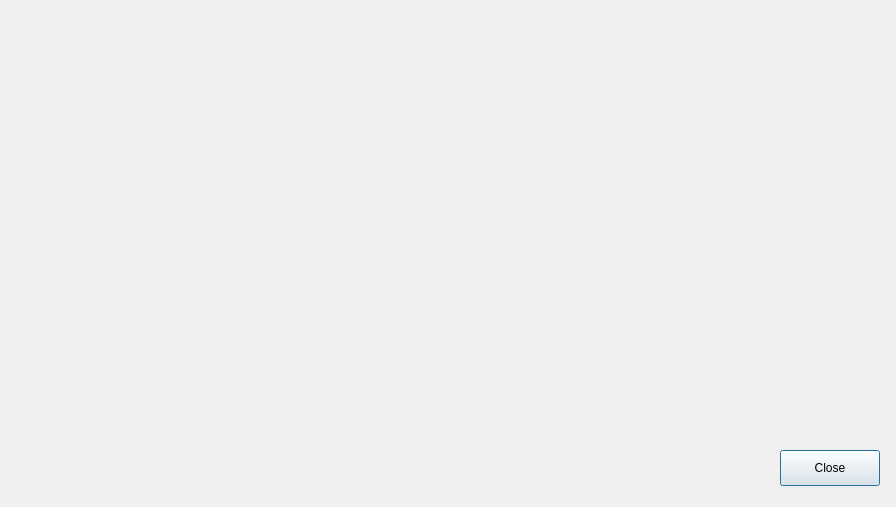
<?xml version="1.0" encoding="UTF-8"?>
<ui version="4.0">
 <class>Dialog</class>
 <widget class="QDialog" name="Dialog">
  <property name="geometry">
   <rect>
    <x>0</x>
    <y>0</y>
    <width>896</width>
    <height>507</height>
   </rect>
  </property>
  <property name="windowTitle">
   <string>Dialog</string>
  </property>
  <widget class="QPushButton" name="push_close">
   <property name="geometry">
    <rect>
     <x>780</x>
     <y>450</y>
     <width>100</width>
     <height>36</height>
    </rect>
   </property>
   <property name="text">
    <string>Close</string>
   </property>
  </widget>
  <widget class="QWidget" name="gridLayoutWidget">
   <property name="geometry">
    <rect>
     <x>10</x>
     <y>10</y>
     <width>871</width>
     <height>431</height>
    </rect>
   </property>
   <layout class="QGridLayout" name="gridLayout_periodic_table"/>
  </widget>
 </widget>
 <resources/>
 <connections/>
</ui>
